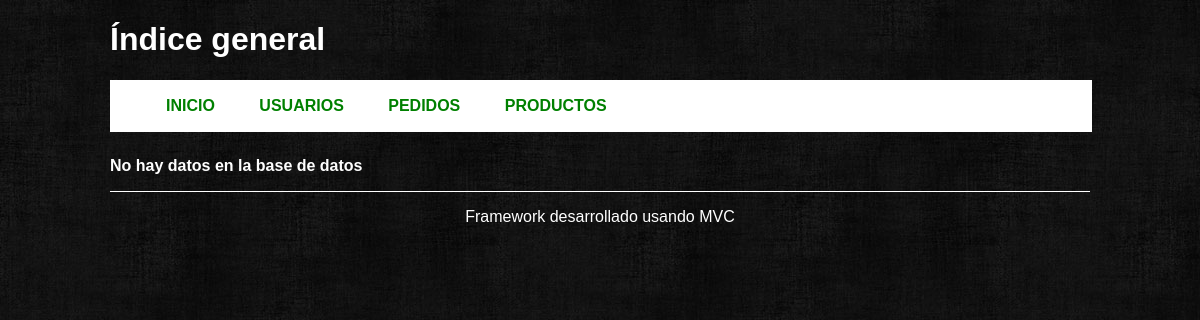
/, run on an earlier commit of the app's database.
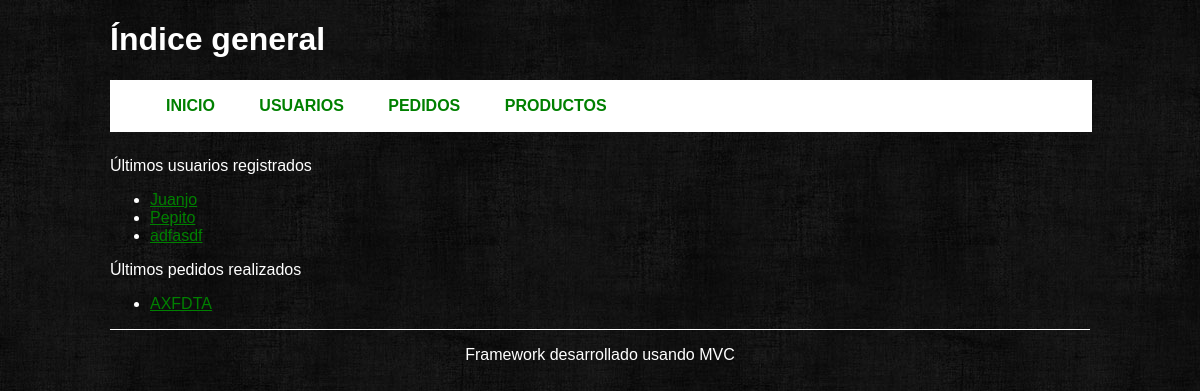
And on a later commit of the database.
### tables this page shows
CREATE TABLE IF NOT EXISTS `usuarios` (
  `id` int(10) NOT NULL AUTO_INCREMENT,
  `dni` varchar(9) NOT NULL,
  `nombre` varchar(20) NOT NULL,
  `apellidos` varchar(50) NOT NULL,
  PRIMARY KEY (`id`)
);

CREATE TABLE IF NOT EXISTS `pedidos` (
  `id` int(11) NOT NULL AUTO_INCREMENT,
  `referencia` varchar(6) NOT NULL,
  `id_usuario` int(10) NOT NULL,
  PRIMARY KEY (`id`)
);

### controllers/indexController.php (called while the page is built, shortened)
<?php
class indexController extends Controller{
    private $_user;
    private $_order;
    public function __construct() {
        $this->_user  = $this->loadModel('user');
        $this->_order = $this->loadModel('order');
    }
    public function index(){
        $this->_view->users  = $this->_user->getLastUsers();
        $this->_view->orders = $this->_order->getLastOrders();
        $this->_view->titulo = 'Portada';
        $this->_view->render('index');
    }
}
?>

### index.php (called while the page is built, shortened)
<?php
require_once APP_PATH . 'Controller.php';
require_once APP_PATH . 'Model.php';
require_once APP_PATH . 'View.php';
try{
    Bootstrap::run(new Request);
}catch(Exception $e){
    echo $e->getMessage();;
}
?>

### application/Model.php (called while the page is built, shortened)
<?php
class Model {
    public function __construct() {
        $this->_db = new Database();
    }
}

### models/userModel.php (called while the page is built, shortened)
<?php
class userModel extends Model {
    public function getLastUsers() {
        $user = $this->_db->query("SELECT id, nombre
                                  FROM usuarios
                                  ORDER BY id DESC
                                  LIMIT 3");
        return $user->fetchall();
    }
}

### application/Controller.php (called while the page is built, shortened)
<?php
abstract class Controller {
    protected function loadModel($model) {
        $model = $model . 'Model';
        $pathModel = ROOT . 'models' . DS . $model . '.php';
        if(is_readable($pathModel)) {
            $model = new $model;
            return $model;
        }
        else {
            throw new Exception("Error de Modelo");
        }
    }
}

### models/orderModel.php (called while the page is built, shortened)
<?php
class orderModel extends Model {
    public function getLastOrders() {
        $order = $this->_db->query("SELECT *
                                  FROM pedidos
                                  ORDER BY id DESC
                                  LIMIT 3");
        return $order->fetchall(PDO::FETCH_ASSOC);
    }
}

### views/index/index.phtml (the view)
<?php if(isset($this->users)  && count($this->users) &&
         isset($this->orders)  && count($this->orders)): ?>
<div>
    <p>Últimos usuarios registrados</p>
    <ul>
    <?php foreach ($this->users as $user): ?>
        <li><a href="user/view/<?php echo $user['id']; ?>"><?php echo $user['nombre']; ?></a></li>
    <?php endforeach; ?>
    </ul>
</div>
<div>
    <p>Últimos pedidos realizados</p>
    <ul>
    <?php foreach ($this->orders as $order): ?>
        <li><a href="order/view/<?php echo $order['id']; ?>"><?php echo $order['referencia']; ?></a></li>
    <?php endforeach; ?>
    </ul>
</div>
<?php else: ?>
    <p><strong>No hay datos en la base de datos</strong></p>
<?php endif; ?>

### views/layout/default/header.php (shortened to what this page needs)
<!DOCTYPE html>
<html>
<head>
    <link rel="stylesheet" href="<?php echo $layoutParams['css_path'] ?>/style.css"/>
</head>
<body>
    <div id="main">
        <h1><?php echo isset($this->title) ? $this->title : 'Índice general'; ?></h1>
        <div id="top_menu">
            <ul>
                <?php if(isset($layoutParams['menu'])): ?>
                <?php for ($i=0; $i < count($layoutParams['menu']) ; $i++): ?>
                    <li><a href="<?php echo $layoutParams['menu'][$i]['url']; ?>" >
                        <?php echo $layoutParams['menu'][$i]['title']; ?></a></li>
                <?php endfor; ?>
                <?php endif; ?>
            </ul>
        </div>

What changed in the data, as far as the page shows it:
now on this page (row edited): usuarios: nombre "Juanjo"
now on this page (row edited): usuarios: nombre "Pepito"
now on this page (row edited): usuarios: nombre "adfasdf"
added pedidos: referencia "AXFDTA"
Also different on the page:
text no longer shown: "No hay datos en la base de datos"
text now shown: "Últimos usuarios registrados Últimos pedidos realizados"
